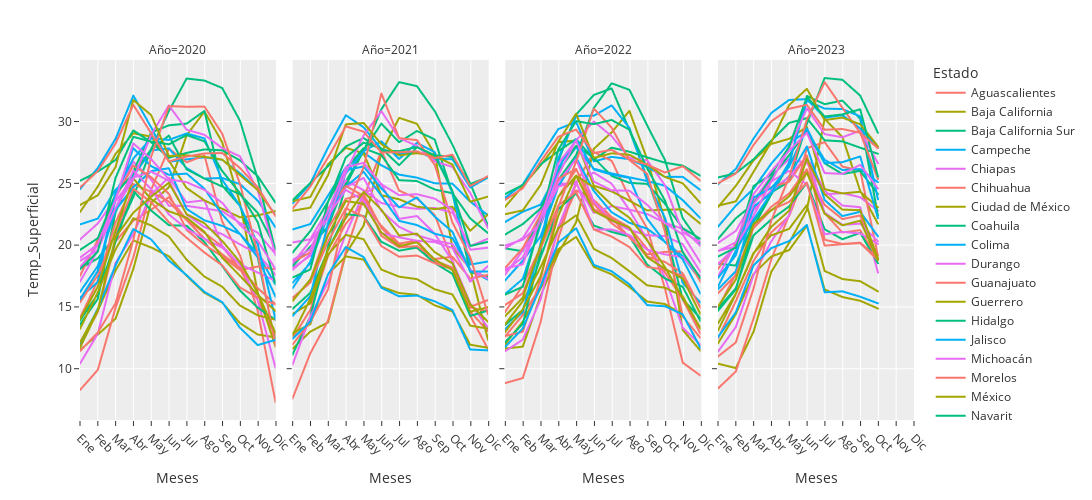
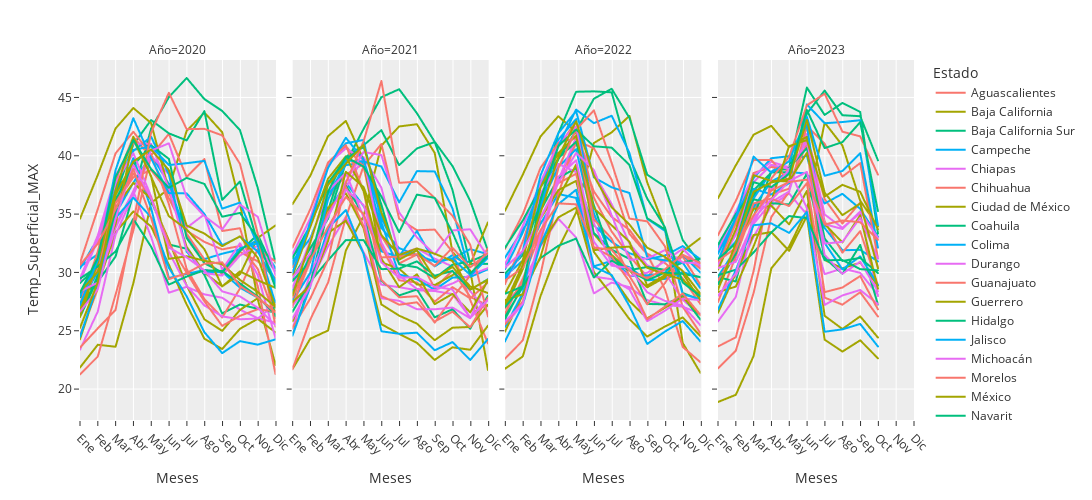

The code cell stored with these charts, in order, in its notebook:
### Code cell
def plotting_plotly(Variable):    
    fig = px.line(df_estatal, x='Mes', y=Variable, color='Estado', facet_col='Año',
                labels={'Mes': 'Meses'}
                )

    # Ajustar las características del gráfico
    fig.update_layout(height=500, width=2100, title_x=0.5)
    fig.update_xaxes(tickangle=45, tickmode='array', tickvals=[1,2,3,4,5,6,7,8,9,10,11,12], ticktext=['Ene','Feb','Mar','Abr','May','Jun','Jul','Ago','Sep','Oct','Nov','Dic'])
    fig.show()

widgets.interact(plotting_plotly, Variable=columnas_numericas)
